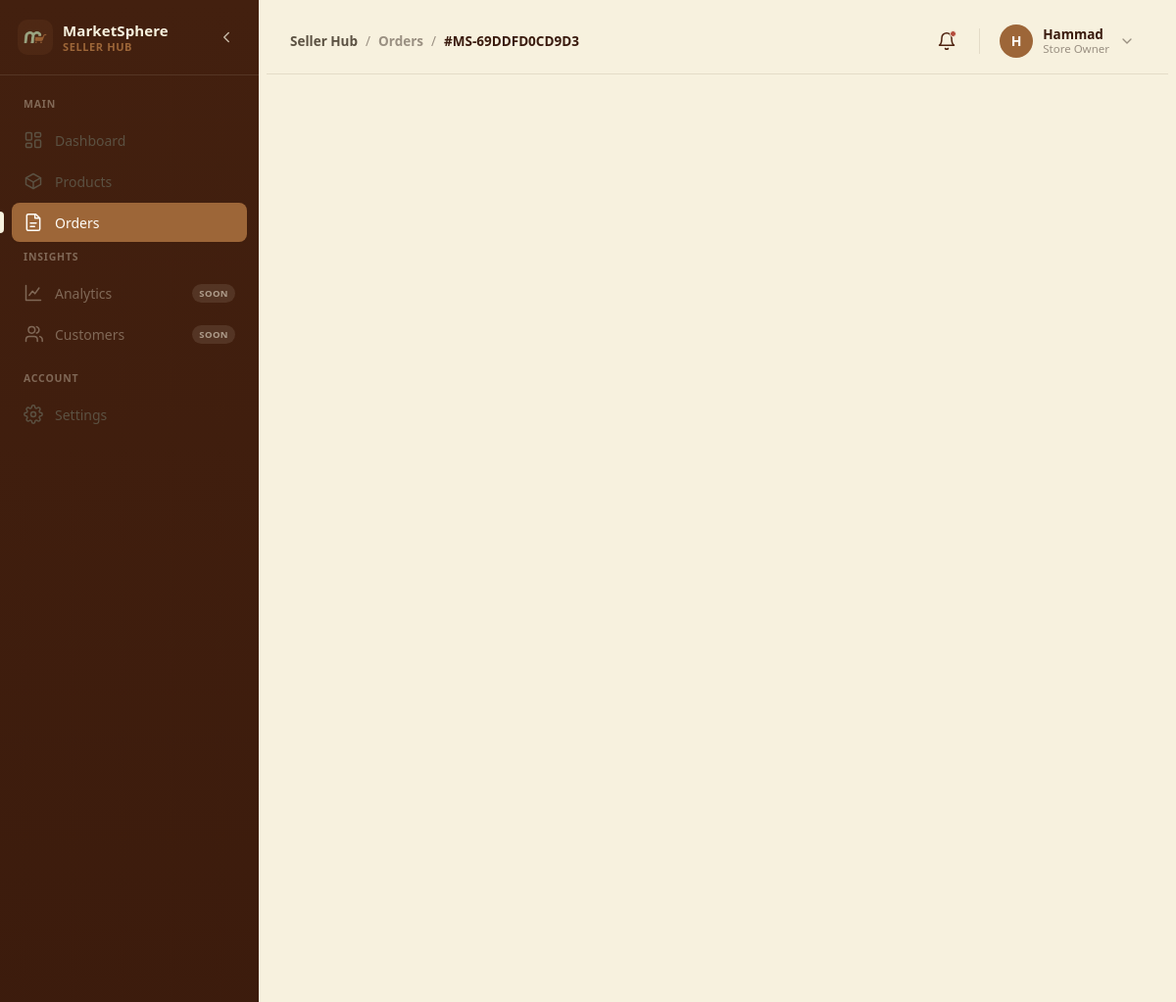
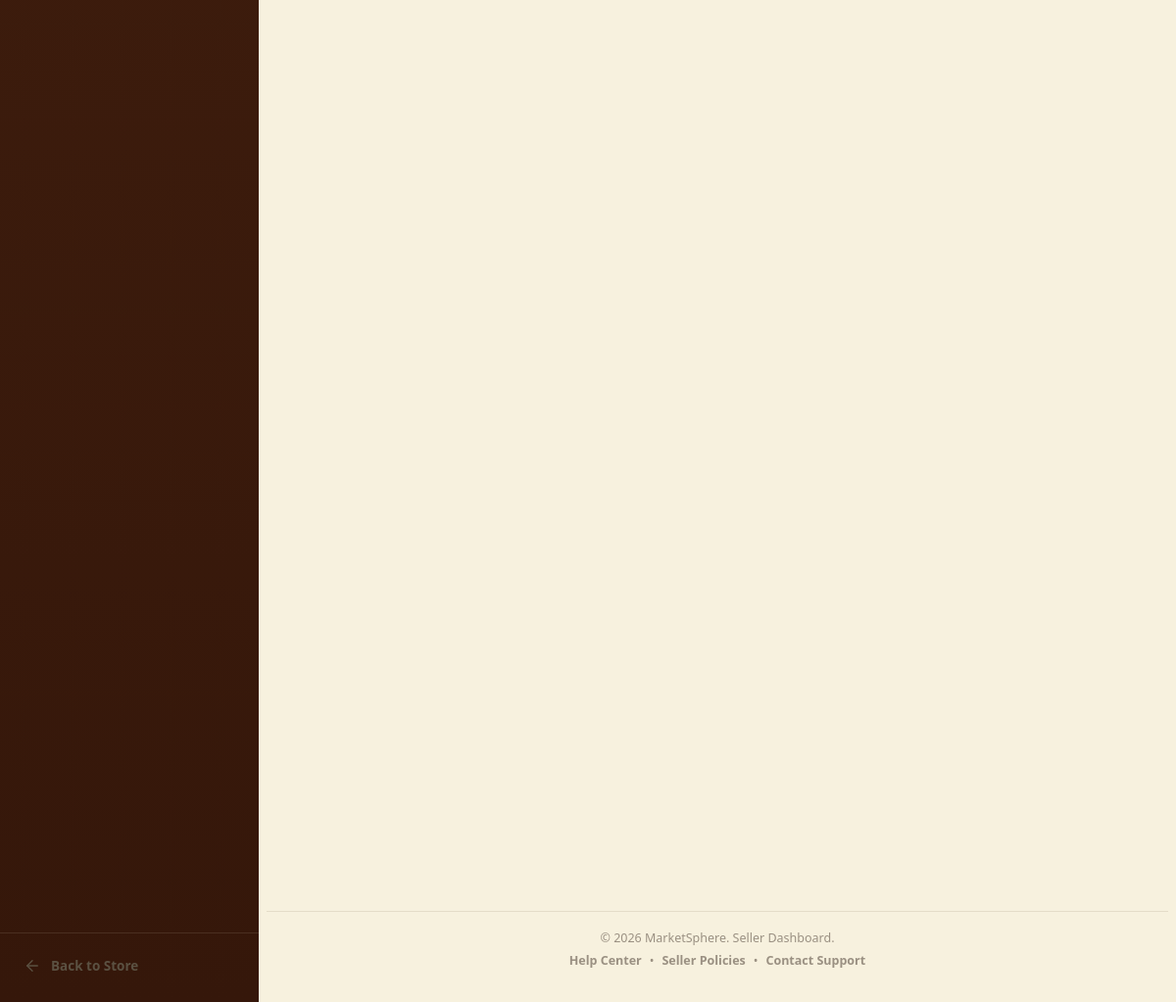
Page /seller/orders/69DDFD0CD9D3 (signed in) on the committed database (2 pictures, top to bottom).
### orders/models.py (models this page shows, shortened)
class SellerOrder(models.Model):
    class Status(models.TextChoices):
        PENDING = "pending", "Pending"
        CONFIRMED = "confirmed", "Confirmed"
        PROCESSING = "processing", "Processing"
        SHIPPED = "shipped", "Shipped"
        DELIVERED = "delivered", "Delivered"
        CANCELLED = "cancelled", "Cancelled"
    order = models.ForeignKey(
        Order, on_delete=models.CASCADE, related_name="seller_orders"
    )
    seller = models.ForeignKey(
        "accounts.Seller", on_delete=models.CASCADE, related_name="orders"
    )
    status = models.CharField(
        max_length=20, choices=Status.choices, default=Status.PENDING
    )
    subtotal = models.DecimalField(max_digits=10, decimal_places=2, default=0)
    shipping_cost = models.DecimalField(max_digits=10, decimal_places=2, default=0)
    discount = models.DecimalField(max_digits=10, decimal_places=2, default=0)
    tax = models.DecimalField(max_digits=10, decimal_places=2, default=0)
    total = models.DecimalField(max_digits=10, decimal_places=2, default=0)
    tracking_number = models.CharField(max_length=100, blank=True)
    courier = models.CharField(max_length=100, blank=True)
    shipped_at = models.DateTimeField(blank=True, null=True)
    delivered_at = models.DateTimeField(blank=True, null=True)
    estimated_delivery = models.DateField(null=True, blank=True)
    shipping_notes = models.TextField(blank=True)
    created_at = models.DateTimeField(auto_now_add=True)
    updated_at = models.DateTimeField(auto_now=True)
    class Meta:
        unique_together = ("order", "seller")

class Order(models.Model):
    class PaymentStatus(models.TextChoices):
        UNPAID = "unpaid", "Unpaid"
        PAID = "paid", "Paid"
        REFUNDED = "refunded", "Refunded"
    user = models.ForeignKey(
        settings.AUTH_USER_MODEL, on_delete=models.CASCADE, related_name="orders"
    )
    order_number = models.CharField(max_length=64, unique=True)
    payment_status = models.CharField(
        max_length=20, choices=PaymentStatus.choices, default=PaymentStatus.UNPAID
    )
    subtotal = models.DecimalField(max_digits=10, decimal_places=2, default=0)
    shipping_cost = models.DecimalField(max_digits=10, decimal_places=2, default=0)
    discount = models.DecimalField(max_digits=10, decimal_places=2, default=0)
    tax = models.DecimalField(max_digits=10, decimal_places=2, default=0)
    total = models.DecimalField(max_digits=10, decimal_places=2, default=0)
    shipping_name = models.CharField(max_length=255)
    shipping_phone = models.CharField(max_length=32, blank=True, null=True)
    shipping_address = models.CharField(max_length=512)
    shipping_city = models.CharField(max_length=255)
    shipping_postal_code = models.CharField(max_length=20, blank=True, null=True)
    notes = models.TextField(blank=True, null=True)
    created_at = models.DateTimeField(auto_now_add=True)
    updated_at = models.DateTimeField(auto_now=True)
    @property
    def overall_status(self):
        statuses = list(self.seller_orders.values_list("status", flat=True))
        if not statuses:
            return None
        unique = set(statuses)
        if len(unique) == 1:
            return statuses[0]

### accounts/models.py (models this page shows, shortened)
class Seller(models.Model):
    class Status(models.TextChoices):
        PENDING = "pending", "Pending"
        VERIFIED = "verified", "Verified"
        DEACTIVATED = "deactivated", "Deactivated"
        SUSPENDED = "suspended", "Suspended"
        BLOCKED = "blocked", "Blocked"
        REJECTED = "rejected", "Rejected"
    user = models.OneToOneField(
        settings.AUTH_USER_MODEL,
        on_delete=models.CASCADE,
        related_name="seller_profile",
    )
    store_email = models.EmailField(blank=True, null=True)
    store_name = models.CharField(max_length=100)
    slug = models.SlugField(unique=True, help_text="Unique URL for the seller store.")
    store_description = models.TextField(blank=True, null=True)
    store_logo = models.ImageField(upload_to="store_logos/", blank=True, null=True)
    store_banner = models.ImageField(upload_to="store_banners/", blank=True, null=True)
    status = models.CharField(
        max_length=20, choices=Status.choices, default=Status.PENDING
    )
    verification_notes = models.TextField(
        blank=True, null=True, help_text="Reason for rejection or notes from the admin."
    )
    created_at = models.DateTimeField(auto_now_add=True)
    updated_at = models.DateTimeField(auto_now=True)
    class Meta:
        ordering = ["-created_at"]
        verbose_name = "Seller"
        verbose_name_plural = "Sellers"

class User(AbstractUser):
    class AccountStatus(models.TextChoices):
        UNVERIFIED = "UNVERIFIED", "Unverified"
        VERIFIED = "VERIFIED", "Verified"
        SUSPENDED = "SUSPENDED", "Suspended"
        DEACTIVATED = "DEACTIVATED", "Deactivated"
        BLOCKED = "BLOCKED", "Blocked"
    contact = models.CharField(max_length=20, blank=True)
    profile_image_url = models.URLField(blank=True, null=True, max_length=500)
    account_status = models.CharField(
        max_length=20,
        choices=AccountStatus.choices,
        default=AccountStatus.UNVERIFIED,
    )

### seller_dashboard/views.py (the view)
# urls.py: path("orders/<str:order_no>", views.order_detail, name="order-detail"),
def order_detail(request, order_no):
    order = get_user_order_for_seller(request.user.seller_profile, order_no)
    return render(request, "orders/detail.html", {"order": order})

### seller_dashboard/templates/orders/detail.html (shortened to what this page needs)
{% extends 'base_dashboard.html' %}
{% load static %}
{% block active_page %}
  orders
{% endblock %}
{% block breadcrumb %}
  <span class="sd-breadcrumb-sep">/</span>
  <a href="{% url 'orders-list' %}" class="sd-breadcrumb-current" style="color:var(--sd-caption-color); font-weight:600;">Orders</a>
  <span class="sd-breadcrumb-sep">/</span>
  <span class="sd-breadcrumb-current">#MS-{{ order.order.order_number }}</span>
{% endblock %}
{% block css %}
  <link rel="stylesheet" href="{% static '/css/seller_order_detail.css' %}" />
{% endblock %}
{% block seller_content %}
  <div class="sod-page">
    <div class="sod-layout">
      <div class="sod-left-col">
      </div>
      <div class="sod-right-col">
      </div></div></div>
{% endblock %}

### seller_dashboard/templates/base_dashboard.html (shortened to what this page needs)
{% load static %}
<!DOCTYPE html>
<html lang="en">
  <head>
    <link rel="stylesheet" href="{% static '/css/dashboard.css' %}" />
    {% block css %}
    {% endblock %}
  </head>
  <body data-active-page="{% block active_page %}{% endblock %}">
    <div class="sd-shell" id="sdShell">
      <aside class="sd-sidebar" id="sdSidebar" aria-label="Seller navigation">
        <div class="sd-sidebar-head">
          <a href="{% url 'home' %}" class="sd-brand">
            <span class="sd-brand-mark"><img src="{% static 'images/logo-icon.png' %}" alt="" class="sd-brand-logo" /></span>
            <span class="sd-brand-text">
              <strong>MarketSphere</strong>
              <small>Seller Hub</small>
            </span>
          </a>
          <button type="button" class="sd-collapse-btn" id="sdCollapseBtn" aria-label="Collapse sidebar" aria-pressed="false">
            <svg viewBox="0 0 24 24" width="18" height="18" fill="none" stroke="currentColor" stroke-width="2" stroke-linecap="round" stroke-linejoin="round">
              <polyline points="15 18 9 12 15 6"></polyline>
            </svg>
          </button>
        </div>
        <nav class="sd-nav" aria-label="Dashboard sections">
          <span class="sd-nav-label">Main</span>
          <ul class="sd-nav-list">
            <li class="sd-nav-item">
              <a href="{% url 'dashboard' %}" class="sd-nav-link" data-page="dashboard">
                <span class="sd-nav-icon" aria-hidden="true">
                </span>
                <span class="sd-nav-text">Dashboard</span>
              </a>
            </li>
            <li class="sd-nav-item">
              <a href="{% url 'products-list' %}" class="sd-nav-link" data-page="products">
                <span class="sd-nav-icon" aria-hidden="true">
                  <svg viewBox="0 0 24 24" width="20" height="20" fill="none" stroke="currentColor" stroke-width="1.8" stroke-linecap="round" stroke-linejoin="round">
                    <path d="M21 8 12 3 3 8l9 5 9-5Z"></path>
                    <path d="M3 8v8l9 5 9-5V8"></path>
                    <path d="M12 13v8"></path>
                  </svg>
                </span>
                <span class="sd-nav-text">Products</span>
              </a>
            </li>
            <li class="sd-nav-item">
              <a href="{% url 'orders-list' %}" class="sd-nav-link" data-page="orders">
                <span class="sd-nav-icon" aria-hidden="true">
                  <svg viewBox="0 0 24 24" width="20" height="20" fill="none" stroke="currentColor" stroke-width="1.8" stroke-linecap="round" stroke-linejoin="round">
                    <path d="M6 2h9l5 5v13a2 2 0 0 1-2 2H6a2 2 0 0 1-2-2V4a2 2 0 0 1 2-2Z"></path>
                    <path d="M14 2v5h5"></path>
                    <path d="M8.5 13h7"></path>
                    <path d="M8.5 17h5"></path>
                  </svg>
                </span>
                <span class="sd-nav-text">Orders</span>
              </a>
            </li>
          </ul>
          <span class="sd-nav-label">Insights</span>
          <ul class="sd-nav-list">
            <li class="sd-nav-item">
              <a href="#" class="sd-nav-link is-disabled" data-page="analytics" aria-disabled="true" tabindex="-1">
                <span class="sd-nav-icon" aria-hidden="true">
                  <svg viewBox="0 0 24 24" width="20" height="20" fill="none" stroke="currentColor" stroke-width="1.8" stroke-linecap="round" stroke-linejoin="round">
                    <path d="M3 3v18h18"></path>
                    <path d="M7 15l4-5 3 3 5-7"></path>
                  </svg>
                </span>
                <span class="sd-nav-text">Analytics</span>
                <span class="sd-nav-badge">Soon</span>
              </a>
            </li>
            <li class="sd-nav-item">
              <a href="#" class="sd-nav-link is-disabled" data-page="customers" aria-disabled="true" tabindex="-1">
                <span class="sd-nav-icon" aria-hidden="true">
                </span>
                <span class="sd-nav-text">Customers</span>
                <span class="sd-nav-badge">Soon</span>
              </a>
            </li>
          </ul>
          <span class="sd-nav-label">Account</span>
          <ul class="sd-nav-list">
            <li class="sd-nav-item">
              <a href="{% url 'dashboard-settings' %}" class="sd-nav-link" data-page="settings">
                <span class="sd-nav-icon" aria-hidden="true">
                </span>
                <span class="sd-nav-text">Settings</span>
              </a>
            </li>
          </ul>
        </nav>
        <div class="sd-sidebar-foot">
          <a href="{% url 'home' %}" class="sd-back-store">
            <svg viewBox="0 0 24 24" width="18" height="18" fill="none" stroke="currentColor" stroke-width="1.8" stroke-linecap="round" stroke-linejoin="round">
              <path d="M19 12H5"></path>
              <path d="M12 19l-7-7 7-7"></path>
            </svg>
            <span>Back to Store</span>
          </a>
        </div>
      </aside>
      <div class="sd-main">
        <header class="sd-topbar">
          <div class="sd-topbar-left">
            <nav class="sd-breadcrumb" aria-label="Breadcrumb">
              <a href="#" class="sd-breadcrumb-root">Seller Hub</a>
              {% block breadcrumb %}{% endblock %}
            </nav>
          </div>
          <div class="sd-topbar-right">
            <button type="button" class="sd-icon-btn sd-notif-btn" aria-label="Notifications">
              <svg viewBox="0 0 24 24" width="20" height="20" fill="none" stroke="currentColor" stroke-width="1.8" stroke-linecap="round" stroke-linejoin="round">
                <path d="M18 8a6 6 0 1 0-12 0c0 7-3 9-3 9h18s-3-2-3-9"></path>
                <path d="M13.73 21a2 2 0 0 1-3.46 0"></path>
              </svg>
              <span class="sd-notif-dot" aria-hidden="true"></span>
            </button>
            <div class="sd-seller-chip" aria-haspopup="true" aria-expanded="false">
              <span class="sd-seller-avatar" aria-hidden="true">
                {% if dashboard_seller.user.profile_picture %}
                  <img src="{{ dashboard_seller.user.profile_picture }}" />
                {% else %}
                  {{ dashboard_seller.user.username|slice:1 }}
                {% endif %}
              </span>
              <span class="sd-seller-info">
                <strong class="sd-seller-name">{{ dashboard_seller.user.username }}</strong>
                <small class="sd-seller-role">Store Owner</small>
              </span>
              <svg class="sd-seller-caret" viewBox="0 0 24 24" width="16" height="16" fill="none" stroke="currentColor" stroke-width="2" stroke-linecap="round" stroke-linejoin="round">
                <polyline points="6 9 12 15 18 9"></polyline>
              </svg>
            </div>
          </div>
        </header>
        <main class="sd-content">
          {% block seller_content %}
          {% endblock %}
        </main>
        <footer class="sd-footer">
          <p>&copy; 2026 MarketSphere. Seller Dashboard.</p>
          <p class="sd-footer-links">
            <a href="#">Help Center</a>
            <span aria-hidden="true">•</span>
            <a href="#">Seller Policies</a>
            <span aria-hidden="true">•</span>
            <a href="#">Contact Support</a>
          </p>
        </footer>
      </div>
    </div>
  </body>
</html>

### rows in the picture
SellerOrder: order.order_number "69DDFD0CD9D3"
Seller: user.username "H", user.username "Hammad"
